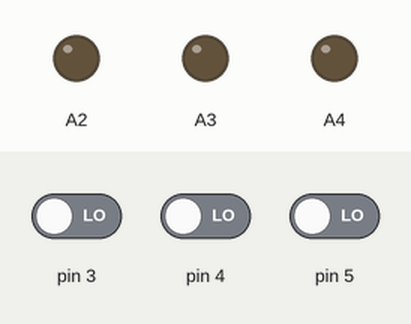
Simulated run of this sketch. Board: Arduino Uno, built with avr-gcc and run on an emulated ATmega328P. Shown: output pins drawn as LEDs (lit = HIGH). The test bench sets the inputs (shaded band); at power-on: pin 3 LOW, pin 4 LOW, pin 5 LOW. Storage starts empty.

Above: at 0.1 s.
At 0.8 s:
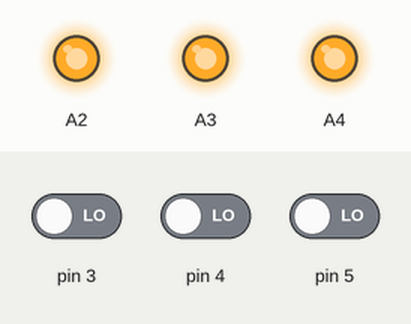
Timing chart, 0 to 2.3 s (numbered marks = the images above):
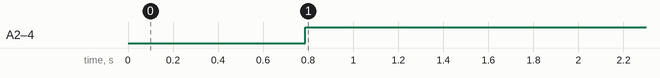

Measured:
- by itself, A2–4: LOW → HIGH at 0.79 s

The sketch:

Node.ino
```cpp
#include <SoftwareSerial.h>
#include <SPI.h>
#include <SD.h>
#include "MNI.h"
#include "FlowSensor.h"

/**
 * @brief Description of the node.
 *
 * Receives a 'request-to-send' from the Master. It sends the available units
 * or volume for the 3 users to the master.
 * Stores the readings in an SD card (periodically) to prevent loss of data if
 * a power outage occurs.
 *
 * NB: When water flows through the flow sensors, they generate pulses. The sensors
 * output roughly 482 pulses per litre. For every pulse detected, 2.1mL of water must
 * have flown through the sensor.
 *
 * Type of solenoid valve used: Normally Open (NO)
*/

enum User
{
  USER1 = 0,
  USER2,
  USER3
};

typedef struct
{
  float volume1;
  float volume2;
  float volume3;
}sensor_t; //mL

namespace Pin
{
  const uint8_t flowSensor1 = 3;
  const uint8_t flowSensor2 = 4;
  const uint8_t flowSensor3 = 5;
  const uint8_t nodeRx = 6;
  const uint8_t nodeTx = 7;
  const uint8_t solenoidValve1 = A2;
  const uint8_t solenoidValve2 = A3;
  const uint8_t solenoidValve3 = A4;
  const uint8_t chipSelect = 10;
};

//Master-Node-Interface
SoftwareSerial nodeSerial(Pin::nodeRx,Pin::nodeTx);
MNI mni(&nodeSerial);

//Flow sensors
static FlowSensor flowSensor1(Pin::flowSensor1);
static FlowSensor flowSensor2(Pin::flowSensor2);
static FlowSensor flowSensor3(Pin::flowSensor3);

//Current readings of the flow sensors (in mL)
static volatile sensor_t sensorData;

const uint8_t numOfUsers = 3;
static bool hasVolumeChanged[numOfUsers];
static bool noFlow[numOfUsers];
static bool prevLogTime[numOfUsers];

/**
 * @brief Converts a string to an integer.
 * e.g.
 * "932" to 932:
 * '9' - '0' = 9
 * '3' - '0' = 3
 * '2' - '0' = 2
 * 9 x 10^2 + 3 x 10^1 + 2 x 10^0 = 932.
*/
static void StringToInteger(char* stringPtr,uint32_t* integerPtr)
{
  *integerPtr = 0;
  uint8_t len = strlen(stringPtr);
  uint32_t j = 1;
  for(uint8_t i = 0; i < len; i++)
  {
    *integerPtr += ((stringPtr[len - i - 1] - '0') * j);
    j *= 10;
  }
}

/**
 * @brief Converts an integer to a string.
*/
static void IntegerToString(uint32_t integer,char* stringPtr)
{
  if(integer == 0)
  {
    stringPtr[0] = '0';
    return;
  }
  uint32_t integerCopy = integer;
  uint8_t numOfDigits = 0;

  while(integerCopy > 0)
  {
    integerCopy /= 10;
    numOfDigits++;
  }
  while(integer > 0)
  {
    stringPtr[numOfDigits - 1] = '0' + (integer % 10);
    integer /= 10;
    numOfDigits--;
  }
}

/**
 * @brief Initialize hardware timer 1.
 * Enable periodic interrupt
*/
static void TimerInit(void)
{
  TCCR1B = (1<<WGM12)|(1<<CS11)|(1<<CS10); //CTC mode, prescalar = 64
  OCR1A = 149; //0.6ms repetition rate
  sei();//enable global interrupt
  TIMSK1 = (1<<OCIE1A); //enable timer 1 compare match A interrupt
}

/**
 * @brief Writes data to a file stored in an SD card
 * @param path: path to the file to be written
 * @param message: data to be written to the file
 * @return None
*/
static void SD_WriteFile(const char* path,const char* message)
{
  static File file;
  file = SD.open(path,FILE_WRITE | O_TRUNC);
  if(file)
  {
    file.print(message);
  }
  file.close();
}

/*
 * @brief Reads data from a file stored in an SD card
 * @param path: path to the file to be read
 * @param buff: Buffer to store the contents of the file
 * @param buffLen: Length of buffer
 * @return None
*/
static void SD_ReadFile(const char* path,char* buff,uint8_t buffLen)
{
  uint8_t i = 0;
  static File file;
  file = SD.open(path);
  if(file)
  {
    while(file.available())
    {
      if(i < buffLen)
      {
        buff[i] = file.read();
        i++;
      }
    }
  }
  buff[i] = '\0';
  file.close();
}

/**
 * @brief Get user's units (or volume) from the SD card.
*/
static uint32_t GetUnitsFromSD(User user)
{
  uint32_t approxVolume = 0;
  const uint8_t buffLen = 15;
  char fileBuff[buffLen + 1] = {0};

  switch(user)
  {
    case USER1:
      SD_ReadFile("user1.txt",fileBuff,buffLen);
      break;
    case USER2:
      SD_ReadFile("user2.txt",fileBuff,buffLen);
      break;
    case USER3:
      SD_ReadFile("user3.txt",fileBuff,buffLen);
      break;
  }
  StringToInteger(fileBuff,&approxVolume);
  return approxVolume;
}

/**
 * @brief Store user's units (or volume) on the SD card
*/
static void PutUnitsIntoSD(User user,uint32_t* approxVolumePtr)
{
  const uint8_t buffLen = 15;
  char fileBuff[buffLen + 1] = {0};

  IntegerToString(approxVolumePtr[user],fileBuff);
  switch(user)
  {
    case USER1:
      SD_WriteFile("user1.txt",fileBuff);
      break;
    case USER2:
      SD_WriteFile("user2.txt",fileBuff);
      break;
    case USER3:
      SD_WriteFile("user3.txt",fileBuff);
      break;
  }
}

/**
 * @brief Monitor the flow of water and control it by driving the solenoid
 * valve appropriately.
*/
static void MonitorAndControlFlow(User user,uint32_t* oldApproxVolumePtr)
{
  uint8_t valvePin;
  uint32_t newApproxVolume;

  switch(user)
  {
    case USER1:
      valvePin = Pin::solenoidValve1;
      newApproxVolume = lround(sensorData.volume1);
      break;
    case USER2:
      valvePin = Pin::solenoidValve2;
      newApproxVolume = lround(sensorData.volume2);
      break;
    case USER3:
      valvePin = Pin::solenoidValve3;
      newApproxVolume = lround(sensorData.volume3);
      break;
  }
  if(newApproxVolume != oldApproxVolumePtr[user])
  {
    oldApproxVolumePtr[user] = newApproxVolume;
    hasVolumeChanged[user] = true;
    noFlow[user] = false;
    prevLogTime[user] = millis();
  }
  else
  {
    noFlow[user] = true;
  }
  if(newApproxVolume > 0)
  {
    digitalWrite(valvePin,LOW); //turn valve on
  }
  else
  {
    digitalWrite(valvePin,HIGH); //turn valve off
  }
}

void setup()
{
  if(SD.begin(Pin::chipSelect))
  {
    const User user[numOfUsers] = {USER1,USER2,USER3};
    uint32_t prevVolume[numOfUsers] = {0,0,0};
    for(uint8_t i = 0; i < numOfUsers; i++)
    {
      prevVolume[i] = GetUnitsFromSD(user[i]);
      delay(250);
    }
    flowSensor1.UpdateVolume(prevVolume[USER1]);
    flowSensor2.UpdateVolume(prevVolume[USER2]);
    flowSensor3.UpdateVolume(prevVolume[USER3]);
  }
  pinMode(Pin::solenoidValve1,OUTPUT);
  pinMode(Pin::solenoidValve2,OUTPUT);
  pinMode(Pin::solenoidValve3,OUTPUT);
  TimerInit();
}

void loop()
{
  const User user[numOfUsers] = {USER1,USER2,USER3};
  static uint32_t oldApproxVolume[numOfUsers]; //Array of previous value of units (or volumes) consumed
  uint32_t rechargedUnits[numOfUsers] = {0}; //Array of recharged units
  const uint8_t rxBufferSize = sizeof(rechargedUnits);

  if(mni.IsReceiverReady(rxBufferSize))
  {
    //Receive recharged units and convert from L to mL
    mni.ReceiveData(rechargedUnits,rxBufferSize);
    flowSensor1.UpdateVolume(rechargedUnits[USER1] * 1000);
    flowSensor2.UpdateVolume(rechargedUnits[USER2] * 1000);
    flowSensor3.UpdateVolume(rechargedUnits[USER3] * 1000);
    mni.TransmitData(&sensorData,sizeof(sensorData));
  }

  for(uint8_t i = 0; i < numOfUsers; i++)
  {
    MonitorAndControlFlow(user[i],oldApproxVolume);
    if(hasVolumeChanged[i] && noFlow[i])
    {
      if((millis() - prevLogTime[i]) >= 10000)
      {
        PutUnitsIntoSD(user[i],oldApproxVolume);
        hasVolumeChanged[i] = false;
        prevLogTime[i] = millis();
      }
    }
  }
}

ISR(TIMER1_COMPA_vect)
{
  sensorData.volume1 = flowSensor1.GetVolume();
  sensorData.volume2 = flowSensor2.GetVolume();
  sensorData.volume3 = flowSensor3.GetVolume();
}
```

FlowSensor.cpp
```cpp
#include <Arduino.h>
#include "FlowSensor.h"

FlowSensor::FlowSensor(uint8_t pin)
{
  this->pin = pin;
  this->isPrevHigh = false;
  this->volume = 0.0;
  pinMode(this->pin,INPUT);
}

void FlowSensor::UpdateVolume(uint32_t volume)
{
  this->volume += volume;
}

float FlowSensor::GetVolume(void)
{
  //Deduct 2.1mL if a pulse is detected
  if(digitalRead(pin) && !isPrevHigh)
  {
    volume -= 2.1;
    if(lround(volume) < 0)
    {
      volume = 0;
    }
    isPrevHigh = true;
  }
  else if(!digitalRead(pin) && isPrevHigh)
  {
    isPrevHigh = false;
  }
  return volume;
}
```

FlowSensor.h
```cpp
#pragma once

class FlowSensor
{
  private:
    uint8_t pin;
    bool isPrevHigh;
    float volume; //in mL

  public:
    FlowSensor(uint8_t pin);
    void UpdateVolume(uint32_t volume);
    float GetVolume(void);
};
```

MNI.cpp
```cpp
#include <Arduino.h>
#include <SoftwareSerial.h>
#include "MNI.h"

MNI::MNI(SoftwareSerial* serial,uint32_t baudRate)
{
  //Initialize private variables
  port = serial;
  port->begin(baudRate);
}

bool MNI::IsReceiverReady(uint8_t expectedNumOfBytes)
{
  return (port->available() == expectedNumOfBytes);
}

void MNI::TransmitData(void* dataBuffer,uint8_t dataSize)
{
  uint8_t* txBuffer = (uint8_t*)dataBuffer;
  for(uint8_t i = 0; i < dataSize; i++)
  {
    port->write(txBuffer[i]);
    //Debug
    Serial.print(txBuffer[i]);
    Serial.print(' ');
  }
  Serial.print("\n");
}

void MNI::ReceiveData(void* dataBuffer,uint8_t dataSize)
{
  uint8_t* rxBuffer = (uint8_t*)dataBuffer;
  for(uint8_t i = 0; i < dataSize; i++)
  {
    rxBuffer[i] = port->read();
  }
}
```

MNI.h
```cpp
#pragma once

//MNI: Master-Node-Interface
//Handles serial communication between Master (ESP32) and the Node(Nano)

class MNI
{
  private:
    SoftwareSerial* port;

  public:
    MNI(SoftwareSerial* serial,uint32_t baudRate = 9600);
    bool IsReceiverReady(uint8_t expectedNumOfBytes);
    void TransmitData(void* dataBuffer,uint8_t dataSize);
    void ReceiveData(void* dataBuffer,uint8_t dataSize);
};
```
